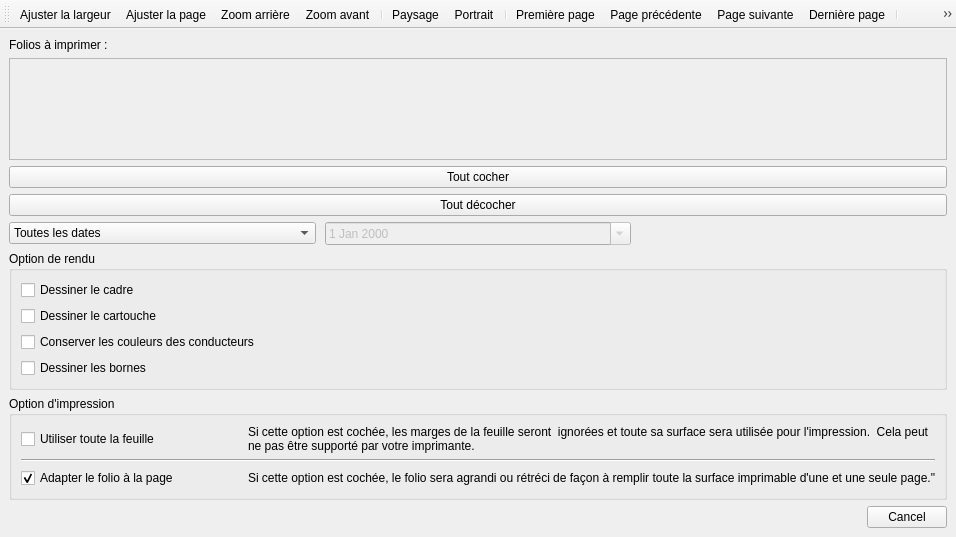
<?xml version="1.0" encoding="UTF-8"?>
<ui version="4.0">
 <class>ProjectPrintWindow</class>
 <widget class="QMainWindow" name="ProjectPrintWindow">
  <property name="geometry">
   <rect>
    <x>0</x>
    <y>0</y>
    <width>956</width>
    <height>537</height>
   </rect>
  </property>
  <property name="sizePolicy">
   <sizepolicy hsizetype="MinimumExpanding" vsizetype="Preferred">
    <horstretch>0</horstretch>
    <verstretch>0</verstretch>
   </sizepolicy>
  </property>
  <property name="windowTitle">
   <string>MainWindow</string>
  </property>
  <widget class="QWidget" name="centralwidget">
   <layout class="QVBoxLayout" name="verticalLayout_3">
    <item>
     <layout class="QHBoxLayout" name="m_vertical_layout">
      <item>
       <layout class="QVBoxLayout" name="verticalLayout_2">
        <item>
         <widget class="QLabel" name="label_3">
          <property name="text">
           <string>Folios à imprimer :</string>
          </property>
         </widget>
        </item>
        <item>
         <widget class="QScrollArea" name="m_diagram_list">
          <property name="sizePolicy">
           <sizepolicy hsizetype="Minimum" vsizetype="Expanding">
            <horstretch>0</horstretch>
            <verstretch>0</verstretch>
           </sizepolicy>
          </property>
          <property name="lineWidth">
           <number>3</number>
          </property>
          <property name="midLineWidth">
           <number>3</number>
          </property>
          <property name="horizontalScrollBarPolicy">
           <enum>Qt::ScrollBarAlwaysOff</enum>
          </property>
          <property name="widgetResizable">
           <bool>true</bool>
          </property>
          <widget class="QWidget" name="scrollAreaWidgetContents">
           <property name="geometry">
            <rect>
             <x>0</x>
             <y>0</y>
             <width>932</width>
             <height>58</height>
            </rect>
           </property>
          </widget>
         </widget>
        </item>
        <item>
         <widget class="QPushButton" name="m_check_all_pb">
          <property name="text">
           <string>Tout cocher</string>
          </property>
         </widget>
        </item>
        <item>
         <widget class="QPushButton" name="m_uncheck_all">
          <property name="text">
           <string>Tout décocher</string>
          </property>
         </widget>
        </item>
        <item>
         <widget class="QWidget" name="widget" native="true">
          <layout class="QHBoxLayout" name="horizontalLayout" stretch="0,0,0">
           <property name="spacing">
            <number>9</number>
           </property>
           <property name="leftMargin">
            <number>0</number>
           </property>
           <property name="topMargin">
            <number>0</number>
           </property>
           <property name="rightMargin">
            <number>0</number>
           </property>
           <property name="bottomMargin">
            <number>0</number>
           </property>
           <item>
            <widget class="QComboBox" name="m_date_from_cb">
             <item>
              <property name="text">
               <string>Toutes les dates</string>
              </property>
             </item>
             <item>
              <property name="text">
               <string>À partir de la date du :</string>
              </property>
             </item>
             <item>
              <property name="text">
               <string>À la date du  :</string>
              </property>
             </item>
            </widget>
           </item>
           <item>
            <widget class="QDateEdit" name="m_date_cb">
             <property name="enabled">
              <bool>false</bool>
             </property>
             <property name="calendarPopup">
              <bool>true</bool>
             </property>
            </widget>
           </item>
           <item>
            <widget class="QPushButton" name="m_apply_date_pb">
             <property name="enabled">
              <bool>false</bool>
             </property>
             <property name="text">
              <string/>
             </property>
             <property name="icon">
              <iconset resource="../../qelectrotech.qrc">
               <normaloff>:/ico/16x16/dialog-ok.png</normaloff>:/ico/16x16/dialog-ok.png</iconset>
             </property>
             <property name="flat">
              <bool>true</bool>
             </property>
            </widget>
           </item>
          </layout>
         </widget>
        </item>
       </layout>
      </item>
     </layout>
    </item>
    <item>
     <widget class="QGroupBox" name="groupBox">
      <property name="title">
       <string>Option de rendu</string>
      </property>
      <layout class="QVBoxLayout" name="verticalLayout">
       <item>
        <widget class="QCheckBox" name="m_draw_border_cb">
         <property name="text">
          <string>Dessiner le cadre</string>
         </property>
        </widget>
       </item>
       <item>
        <widget class="QCheckBox" name="m_draw_titleblock_cb">
         <property name="text">
          <string>Dessiner le cartouche</string>
         </property>
        </widget>
       </item>
       <item>
        <widget class="QCheckBox" name="m_keep_conductor_color_cb">
         <property name="text">
          <string>Conserver les couleurs des conducteurs</string>
         </property>
        </widget>
       </item>
       <item>
        <widget class="QCheckBox" name="m_draw_terminal_cb">
         <property name="text">
          <string>Dessiner les bornes</string>
         </property>
        </widget>
       </item>
      </layout>
     </widget>
    </item>
    <item>
     <widget class="QGroupBox" name="groupBox_2">
      <property name="title">
       <string>Option d'impression</string>
      </property>
      <layout class="QGridLayout" name="gridLayout_2">
       <item row="3" column="0">
        <widget class="QCheckBox" name="m_fit_in_page_cb">
         <property name="text">
          <string>Adapter le folio à la page</string>
         </property>
         <property name="checked">
          <bool>true</bool>
         </property>
        </widget>
       </item>
       <item row="0" column="0">
        <widget class="QCheckBox" name="m_use_full_page_cb">
         <property name="text">
          <string>Utiliser toute la feuille</string>
         </property>
        </widget>
       </item>
       <item row="3" column="1">
        <widget class="QLabel" name="label_2">
         <property name="text">
          <string>Si cette option est cochée, le folio sera agrandi ou rétréci de façon à remplir toute la surface imprimable d'une et une seule page.&quot;</string>
         </property>
         <property name="margin">
          <number>0</number>
         </property>
        </widget>
       </item>
       <item row="0" column="1">
        <widget class="QLabel" name="label">
         <property name="text">
          <string>Si cette option est cochée, les marges de la feuille seront  ignorées et toute sa surface sera utilisée pour l'impression.  Cela peut ne pas être supporté par votre imprimante.</string>
         </property>
         <property name="wordWrap">
          <bool>true</bool>
         </property>
         <property name="margin">
          <number>0</number>
         </property>
         <property name="openExternalLinks">
          <bool>false</bool>
         </property>
        </widget>
       </item>
       <item row="2" column="0" colspan="2">
        <widget class="Line" name="line">
         <property name="orientation">
          <enum>Qt::Horizontal</enum>
         </property>
        </widget>
       </item>
      </layout>
     </widget>
    </item>
    <item>
     <widget class="QDialogButtonBox" name="m_button_box">
      <property name="standardButtons">
       <set>QDialogButtonBox::Cancel</set>
      </property>
     </widget>
    </item>
   </layout>
  </widget>
  <widget class="QToolBar" name="toolBar">
   <property name="windowTitle">
    <string>toolBar</string>
   </property>
   <attribute name="toolBarArea">
    <enum>TopToolBarArea</enum>
   </attribute>
   <attribute name="toolBarBreak">
    <bool>false</bool>
   </attribute>
   <addaction name="m_adjust_width_action"/>
   <addaction name="m_adjust_page_action"/>
   <addaction name="m_zoom_out_action"/>
   <addaction name="m_zoom_in_action"/>
   <addaction name="separator"/>
   <addaction name="m_landscape_action"/>
   <addaction name="m_portrait_action"/>
   <addaction name="separator"/>
   <addaction name="m_first_page_action"/>
   <addaction name="m_previous_page_action"/>
   <addaction name="m_next_page_action"/>
   <addaction name="m_last_page_action"/>
   <addaction name="separator"/>
   <addaction name="m_display_single_page_action"/>
   <addaction name="m_display_two_page_action"/>
   <addaction name="m_display_all_page_action"/>
   <addaction name="separator"/>
   <addaction name="m_page_setup"/>
  </widget>
  <action name="m_adjust_width_action">
   <property name="icon">
    <iconset resource="../../qelectrotech.qrc">
     <normaloff>:/ico/22x22/view_fit_width.png</normaloff>:/ico/22x22/view_fit_width.png</iconset>
   </property>
   <property name="text">
    <string>Ajuster la largeur</string>
   </property>
  </action>
  <action name="m_adjust_page_action">
   <property name="icon">
    <iconset resource="../../qelectrotech.qrc">
     <normaloff>:/ico/22x22/view-fit-window.png</normaloff>:/ico/22x22/view-fit-window.png</iconset>
   </property>
   <property name="text">
    <string>Ajuster la page</string>
   </property>
  </action>
  <action name="m_zoom_out_action">
   <property name="icon">
    <iconset resource="../../qelectrotech.qrc">
     <normaloff>:/ico/16x16/zoom-out.png</normaloff>:/ico/16x16/zoom-out.png</iconset>
   </property>
   <property name="text">
    <string>Zoom arrière</string>
   </property>
  </action>
  <action name="m_zoom_in_action">
   <property name="icon">
    <iconset resource="../../qelectrotech.qrc">
     <normaloff>:/ico/16x16/zoom-in.png</normaloff>:/ico/16x16/zoom-in.png</iconset>
   </property>
   <property name="text">
    <string>Zoom avant</string>
   </property>
  </action>
  <action name="m_landscape_action">
   <property name="icon">
    <iconset resource="../../qelectrotech.qrc">
     <normaloff>:/ico/22x22/landscape.png</normaloff>:/ico/22x22/landscape.png</iconset>
   </property>
   <property name="text">
    <string>Paysage</string>
   </property>
  </action>
  <action name="m_portrait_action">
   <property name="icon">
    <iconset resource="../../qelectrotech.qrc">
     <normaloff>:/ico/22x22/portrait.png</normaloff>:/ico/22x22/portrait.png</iconset>
   </property>
   <property name="text">
    <string>Portrait</string>
   </property>
  </action>
  <action name="m_first_page_action">
   <property name="icon">
    <iconset resource="../../qelectrotech.qrc">
     <normaloff>:/ico/16x16/arrow-left-double.png</normaloff>:/ico/16x16/arrow-left-double.png</iconset>
   </property>
   <property name="text">
    <string>Première page</string>
   </property>
  </action>
  <action name="m_previous_page_action">
   <property name="icon">
    <iconset resource="../../qelectrotech.qrc">
     <normaloff>:/ico/16x16/arrow-left.png</normaloff>:/ico/16x16/arrow-left.png</iconset>
   </property>
   <property name="text">
    <string>Page précédente</string>
   </property>
  </action>
  <action name="m_next_page_action">
   <property name="icon">
    <iconset resource="../../qelectrotech.qrc">
     <normaloff>:/ico/16x16/arrow-right.png</normaloff>:/ico/16x16/arrow-right.png</iconset>
   </property>
   <property name="text">
    <string>Page suivante</string>
   </property>
  </action>
  <action name="m_last_page_action">
   <property name="icon">
    <iconset resource="../../qelectrotech.qrc">
     <normaloff>:/ico/22x22/arrow-right-double.png</normaloff>:/ico/22x22/arrow-right-double.png</iconset>
   </property>
   <property name="text">
    <string>Dernière page</string>
   </property>
  </action>
  <action name="m_display_single_page_action">
   <property name="icon">
    <iconset resource="../../qelectrotech.qrc">
     <normaloff>:/ico/22x22/single_page.png</normaloff>:/ico/22x22/single_page.png</iconset>
   </property>
   <property name="text">
    <string>Afficher une seule page</string>
   </property>
  </action>
  <action name="m_display_two_page_action">
   <property name="icon">
    <iconset resource="../../qelectrotech.qrc">
     <normaloff>:/ico/22x22/two_pages.png</normaloff>:/ico/22x22/two_pages.png</iconset>
   </property>
   <property name="text">
    <string>Afficher deux pages</string>
   </property>
  </action>
  <action name="m_display_all_page_action">
   <property name="icon">
    <iconset resource="../../qelectrotech.qrc">
     <normaloff>:/ico/22x22/all_pages.png</normaloff>:/ico/22x22/all_pages.png</iconset>
   </property>
   <property name="text">
    <string>Afficher un aperçu de toutes les pages</string>
   </property>
  </action>
  <action name="m_page_setup">
   <property name="icon">
    <iconset resource="../../qelectrotech.qrc">
     <normaloff>:/ico/48x48/document-print-frame.png</normaloff>:/ico/48x48/document-print-frame.png</iconset>
   </property>
   <property name="text">
    <string>mise en page</string>
   </property>
  </action>
 </widget>
 <resources>
  <include location="../../qelectrotech.qrc"/>
 </resources>
 <connections>
  <connection>
   <sender>m_button_box</sender>
   <signal>rejected()</signal>
   <receiver>ProjectPrintWindow</receiver>
   <slot>close()</slot>
   <hints>
    <hint type="sourcelabel">
     <x>477</x>
     <y>484</y>
    </hint>
    <hint type="destinationlabel">
     <x>477</x>
     <y>252</y>
    </hint>
   </hints>
  </connection>
 </connections>
</ui>
